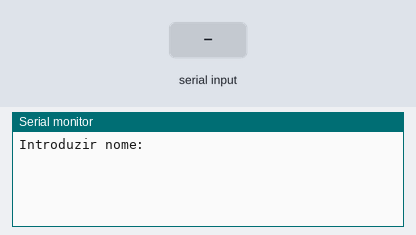
This sketch was run on a simulated Arduino Uno, built with avr-gcc and run on an emulated ATmega328P. On the bench: the last lines printed to the serial monitor. Inputs (shaded band) come from the test bench.

Above: at 1.2 s.
1.3 s: "90,45\n" received over Serial
At 2.0 s:
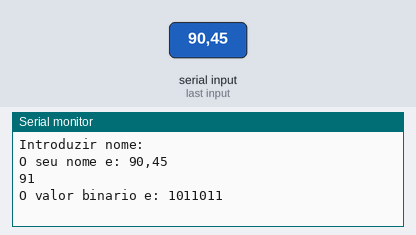
2.8 s: "5\n" received over Serial
At 4.0 s:
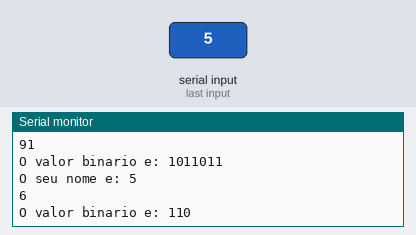

Measured:
- after the input at 1.3 s, the serial monitor: prints a new line at once (image 1)
- after the input at 2.8 s, the serial monitor: prints a new line at once (image 2)

The sketch:

serial_port_read.ino
```cpp
String a;
int valor;

void setup() {
	Serial.begin(9600);
  	Serial.println("Introduzir nome: ");
}

void loop() {
    /*Ler uma string terminada por Enter
     Primeiro passo: verificar se existem dados na porta
     serie para receber, com o Serial.available() */

    if (Serial.available()>0) {
	/* Segundo passo: ler os dados utilizando o
    readStringUntil (o que sera o ‘\n’?) */

	a= Serial.readStringUntil('\n');
	Serial.println("O seu nome e: "+a);

	//Conversao para inteiro, demonstracao
	valor=a.toInt();
	valor=valor+1;
	Serial.println(valor);

	/*A funcao String() converte numeros em cadeias de 	carateres - o segundo parametro,
    que e opcional, permite especificar a base (como no println) */
      Serial.println("O valor binario e: "+String(valor,BIN));
    }
}
```
